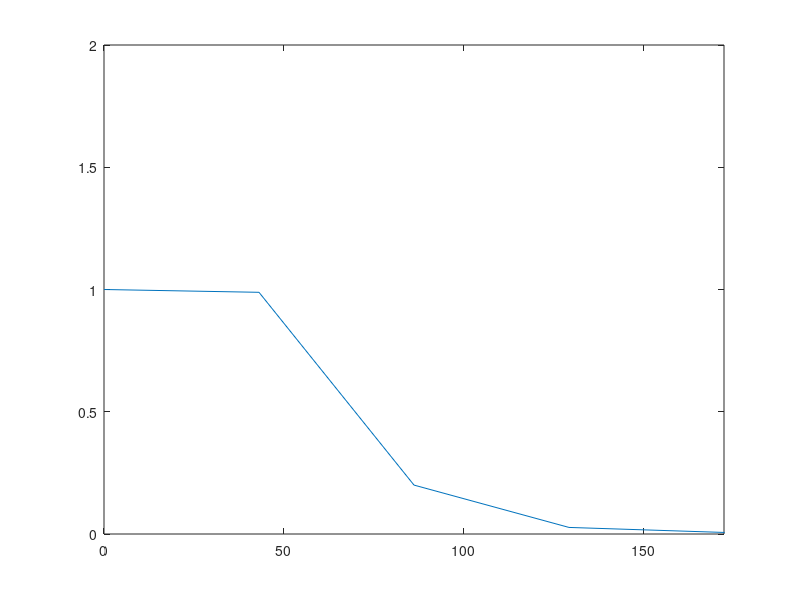

MATLAB code to generate this figure: (Note: this script raises an error after producing the figure.)
% function pruebas
%%
clc;clear all;
Fs = 44100;
fc = 60;
fs = fc/(Fs/2);
fp = fc+3;
fp = fp/(Fs/2);
[n wn] = buttord( fp, fs, 0.5, 80 );
[b, a] = butter(5,wn);
%%


[ H, F ] = freqz( b, a, 512,  1 );
F = Fs * F;
H = abs(H);
plot( F, H );
axis( [0 Fs/256 0 (max(H)+1)] );

data = sprintf('\nconst int n = %i;\nconst double b[%i] = { ', length(b), length(b) );
for id = 1:length(b)
    if id==length(b)
        data = sprintf('%s%5.16f};', data, b(id) );
        break;
    else
        data = sprintf('%s%5.16f, ',  data, b(id) );
    end
end


data = sprintf('%s\nconst double a[%i] = {', data, length(a) );
for id = 1:length(a)
    if id==length(a)
        data = sprintf('%s%5.16f};\n\n\n', data, 0 );
        break;
    else
        data = sprintf('%s%5.16f, ',  data, a(id+1) );
    end
end
clipboard('copy', data)


return
%%
clc;clear all;
n = 2048;
Fs = 44100;

fc = 40;
fs = fc/(Fs/2);
fp = fc+5;
fp = fp/(Fs/2);
    
FcHz = fc;
Fc   = FcHz/(Fs/2);
Wn = Fc;
% b = fir1( n, Wn, 'stop' );
b = fir1( n, Wn, 'High' );

data = sprintf('\nconst int n = %i;\nconst double b[n] = { ', length(b) );
for id = 1:length(b)
    if id==length(b)
        data = sprintf('%s%5.32f};\n\n\n', data, b(id) );
        break;
    else
        data = sprintf('%s%5.32f, ',  data, b(id) );
    end
end
clipboard('copy', data)

%%
try %#ok<TRYNC>
    stop( player );
    delete(player)
end

clc;clear all;
Fs = 48000;
FsN = Fs/2;
Wp = 50/FsN;
Ws = 500/FsN;
[n, Wn] = buttord( Wp, Ws, 20, 60 );



[b,a] = butter( n, Wn );
clc;

fprintf('\nconst int n = %i;\nconst double b[n] = { ',...
                    max([length(b), length(a)]) );
for id = 1:max([length(b), length(a)])
    if id==length(b)
        fprintf('%5.32f};', b(id) );
        break;
    else
        fprintf('%5.32f, ', b(id) );
    end
end
fprintf('\nconst double a[n] = { ');
for id = 1:max([length(b), length(a)])
    if id==length(a)
        fprintf('%5.32f};\n\n\n\n\n\n', a(id) );
        break;
    else
        fprintf('%5.32f, ', a(id) );
    end
end

return
freqz( b, a, 512, 1000 ); 
title('n=5 Butterworth Lowpass Filter')


[y Fs] = wavread( 'X:\SegAll\CONOCIMIENTO\UNIVERSIDAD\TRATAMIENTO\PROYECTO\Abrete.wav' );
y = y( 1:length(y)/1);
Ts = 1/Fs;% wavplay( y, Fs );
Gz = tf( b, a, Ts, 'z' );
t = Ts * (0:(length( y )-1));
drawnow
tic;
y1 = filtfilt( b, a, y );
y1 = y1/max( abs(y1) );
% disp( 'Tiempo, ' )
% disp( toc )


% 
% %%AO
% player = audioplayer(y1, Fs);
% play(player);

